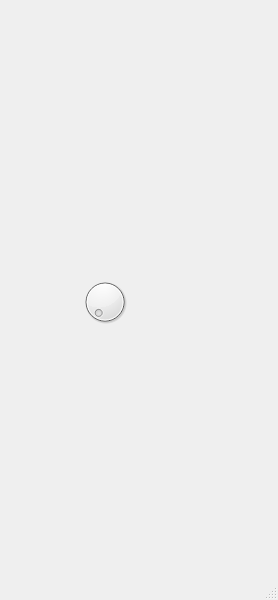
<?xml version="1.0" encoding="UTF-8"?>
<ui version="4.0">
 <class>MainWindow</class>
 <widget class="QMainWindow" name="MainWindow">
  <property name="geometry">
   <rect>
    <x>0</x>
    <y>0</y>
    <width>278</width>
    <height>600</height>
   </rect>
  </property>
  <property name="windowTitle">
   <string>MainWindow</string>
  </property>
  <widget class="QWidget" name="centralwidget">
   <widget class="QDial" name="dial">
    <property name="geometry">
     <rect>
      <x>80</x>
      <y>270</y>
      <width>50</width>
      <height>64</height>
     </rect>
    </property>
   </widget>
   <widget class="QLabel" name="labeled">
    <property name="geometry">
     <rect>
      <x>80</x>
      <y>190</y>
      <width>47</width>
      <height>13</height>
     </rect>
    </property>
    <property name="text">
     <string/>
    </property>
   </widget>
   <widget class="QLabel" name="conexionmqtt">
    <property name="geometry">
     <rect>
      <x>70</x>
      <y>100</y>
      <width>121</width>
      <height>41</height>
     </rect>
    </property>
    <property name="text">
     <string/>
    </property>
   </widget>
   <widget class="QLabel" name="nodo">
    <property name="geometry">
     <rect>
      <x>70</x>
      <y>30</y>
      <width>47</width>
      <height>13</height>
     </rect>
    </property>
    <property name="text">
     <string/>
    </property>
   </widget>
  </widget>
  <widget class="QMenuBar" name="menubar">
   <property name="geometry">
    <rect>
     <x>0</x>
     <y>0</y>
     <width>278</width>
     <height>20</height>
    </rect>
   </property>
  </widget>
  <widget class="QStatusBar" name="statusbar"/>
 </widget>
 <resources/>
 <connections/>
</ui>
